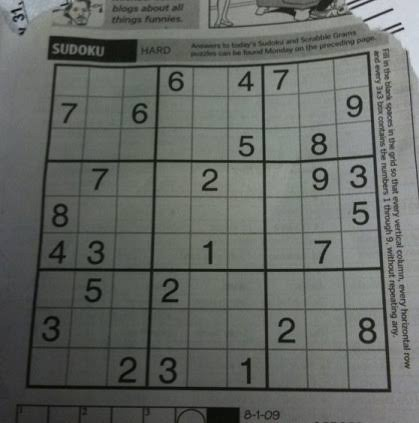
#> input picture dataset/sudoku.jpg, 419 x 423 px, found by its file name
$ python 62011126_w4_Code04.py
#> lines starting #> are read from the running program, lines starting #| are printed output that depends on the picture; after the words box and inside, x2 and y2 are one past the last pixel; in counts of white or black regions, pixels touching at a corner belong together
import cv2
import numpy as np

img = cv2.imread("dataset/sudoku.jpg")
#> img is the input picture: shape (423, 419, 3); mean B, G, R 99.1, 103.3, 99.8
#Hough Line
canny = cv2.Canny(img,threshold1 = 50,threshold2 = 100)
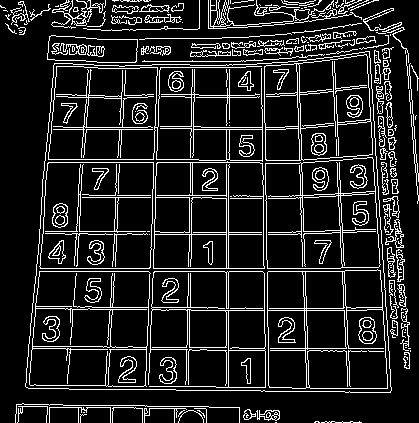
#> canny: shape (423, 419); 13% white in thin lines or dots
line = cv2.HoughLinesP(canny,1,np.pi/270,140,minLineLength=150,maxLineGap=150)
#> line = 46 rows, first 6: [25, 385, 391, 389], [36, 271, 403, 271], [36, 268, 403, 268], [226, 407, 226, 2], [147, 415, 162, 6], [145, 415, 159, 6]
print(len(line))
#| 46
for i in range(len(line)):
    for x1,y1,x2,y2 in line[i]:
        cv2.line(img,(x1,y1),(x2,y2),(40,200,80),thickness=3)
#> this loop made 46 passes
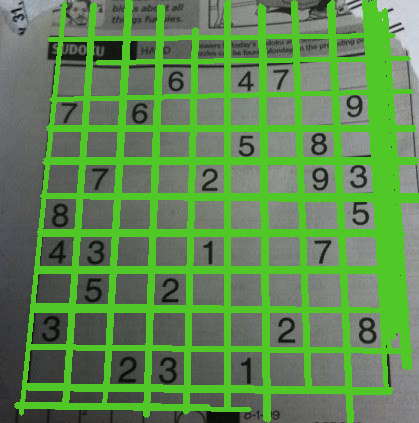
#> img: shape (423, 419, 3); mean B, G, R 81.8, 136.9, 95.2
#perspective
#rows,cols = img.shape
w = 300
h = 300
pts1 = np.float32([[56,65],[368,52],[28,387],[389,390]])
pts2 = np.float32([[0,0],[w,0],[0,h],[w,h]])
M = cv2.getPerspectiveTransform(pts1,pts2)
#> M = [[1.06, 0.0918, -65.1], [0.0469, 1.13, -75.79], [0.000183, 0.000513, 1]]
result =cv2.warpPerspective(img,M,(300,300))
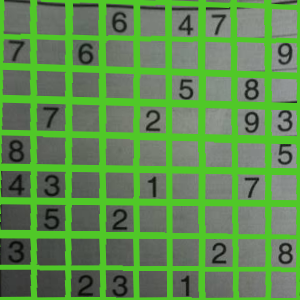
#> result: shape (300, 300, 3); mean B, G, R 80.5, 140.2, 95.1
#canny
can = cv2.Canny(result,threshold1 = 40,threshold2 = 100)
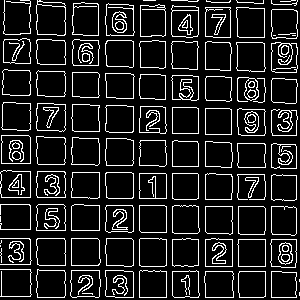
#> can: shape (300, 300); 12.7% white in thin lines or dots
#closing
kernel = np.ones((3,3),np.uint8)
close = cv2.morphologyEx(can,cv2.MORPH_CLOSE,kernel,iterations = 1)
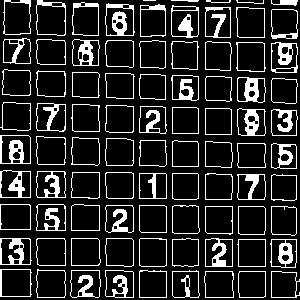
#> close: shape (300, 300); 15.9% white; 86 white regions (1 under 20 px), largest, box (x1, y1, x2, y2) and area: (105, 3, 135, 36) 414, (0, 135, 31, 164) 366, (271, 42, 298, 73) 363
#Hough Line
cv2.imshow("Canny",can)
cv2.imshow("Closing",close)
cv2.imshow("Final result",result)
cv2.waitKey(0)
cv2.destroyAllWindows()

$ run again, with dataset/2.jpg copied over dataset/sudoku.jpg
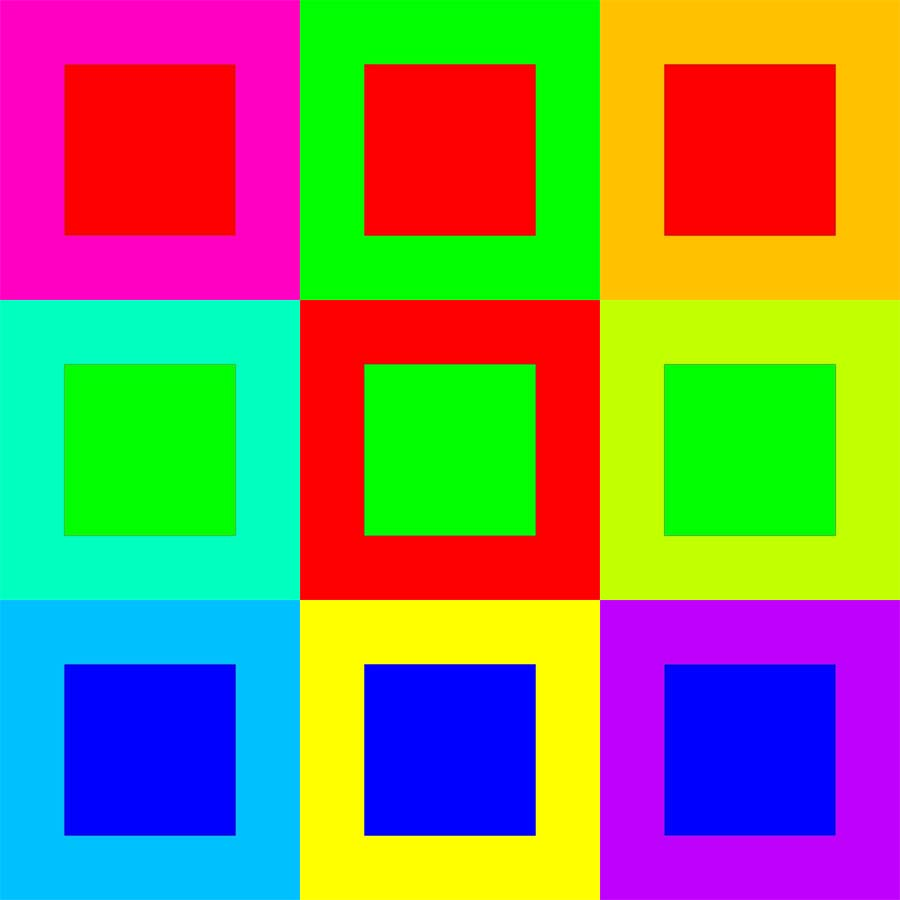
#> input picture dataset/2.jpg, 900 x 900 px, found by its file name
#> img is the input picture: shape (900, 900, 3); mean B, G, R 95.4, 132.9, 133.2
#> canny: shape (900, 900); 1.3% white in thin lines or dots
#> line = 28 rows, first 6: [599, 299, 899, 299], [599, 600, 899, 600], [299, 899, 299, 600], [599, 599, 599, 0], [1, 64, 835, 64], [535, 835, 535, 65]
#| 28
#> the loop `for i in range(len(line)):` made 28 passes
#> after the loop `for i in range(len(line)):`:
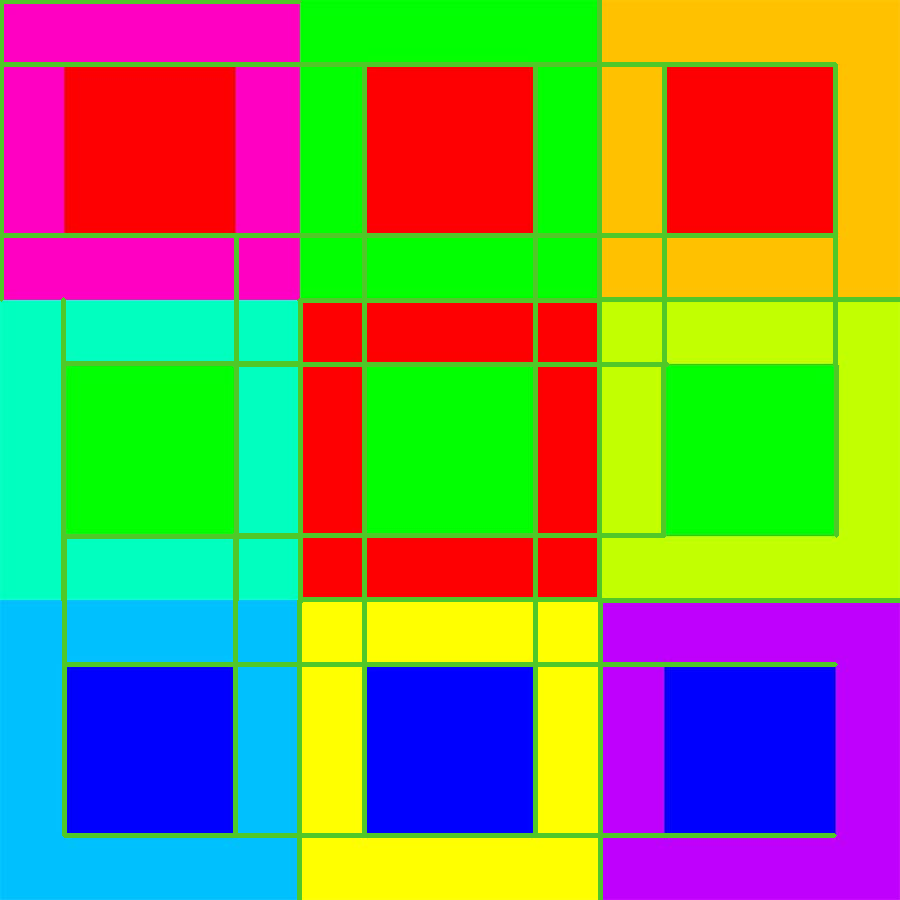
#> img: shape (900, 900, 3); 6.84% of pixels changed, all inside (x1, y1, x2, y2) = (0, 0, 900, 900)
#> M = [[1.06, 0.0918, -65.1], [0.0469, 1.13, -75.79], [0.000183, 0.000513, 1]]
#> `can = cv2.Canny(result,threshold1 = 40,threshold2 = 100)`:
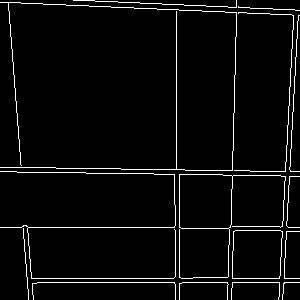
#> can: shape (300, 300); 3.9% white in thin lines or dots
#> close: shape (300, 300); 4% white in thin lines or dots
